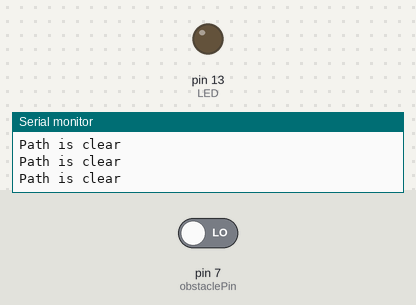
Bench run of a sketch on a simulated Arduino Uno, built with avr-gcc and run on an emulated ATmega328P. Parts: output pins drawn as LEDs (lit = HIGH), the last lines printed to the serial monitor. The test bench sets the inputs (shaded band); at power-on: pin 7 (obstaclePin) LOW.

Above: at 1.2 s.
1.3 s: pin 7 (obstaclePin) driven HIGH
At 2.0 s:
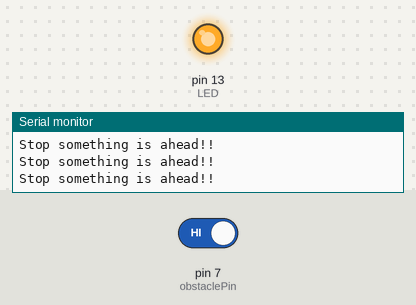
2.9 s: pin 7 (obstaclePin) driven LOW
At 4.5 s:
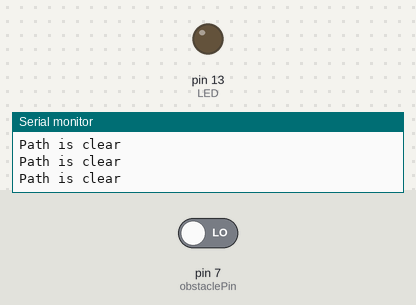
Timing chart, 0 to 6.0 s (numbered marks = the images above; inputs shaded):
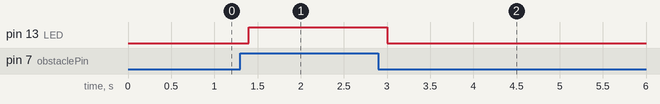

The sketch:

ir_sensor_test.ino
```cpp
int LED = 13; // Use the onboard Uno LED
int obstaclePin = 7;  // This is our input pin
int hasObstacle = LOW;  // HIGH MEANS NO OBSTACLE

void setup() {
  pinMode(LED, OUTPUT);
  pinMode(obstaclePin, INPUT);
  Serial.begin(9600);
}
void loop() {
  hasObstacle = digitalRead(obstaclePin); //Reads the output of the obstacle sensor from the 7th PIN of the Digital section of the arduino
  if (hasObstacle == HIGH) //LOW means something is ahead, so illuminates the 13th Port connected LED
  {
    Serial.println("Stop something is ahead!!");
    digitalWrite(LED, HIGH);//Illuminates the 13th Port LED
  }
  else
  {
    Serial.println("Path is clear");
    digitalWrite(LED, LOW);
  }
  delay(200);
}
```

Measured:
- after the input at 1.3 s, pin 13 (LED): LOW → HIGH after 0.10 s
- after the input at 2.9 s, pin 13 (LED): HIGH → LOW after 0.10 s
